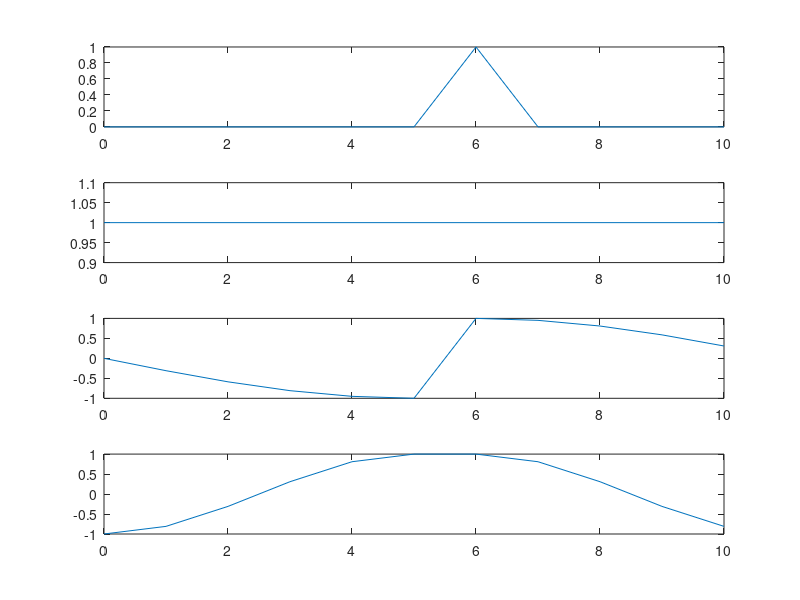

The MATLAB script that drew this image:
%---------------------------------------
%    Ejercicio 2 .  Inversa con IFFT
%---------------------------------------
%---------------------------------------
%           Ejercicio 1.
%---------------------------------------
N=10;
n=(0:1:N) 
x2=linspace(0,1,length(n))
x1 = double(n==0);
for t =1:length(n)
    x2(t)=1; 
end  
x3=exp((j*n.*pi)/10);
x4=cos(2*pi*n./10);

fx1=ifftshift(x1)
fx2=ifftshift(x2)
fx3=ifftshift(x3)
fx4=ifftshift(x4)
 
figure(1);
subplot(4,1,1);
plot(n,real(fx1));

subplot(4,1,2);

plot(n,real(fx2));

subplot(4,1,3);

plot(n,(fx3));

subplot(4,1,4);

plot(n,(fx4));
 